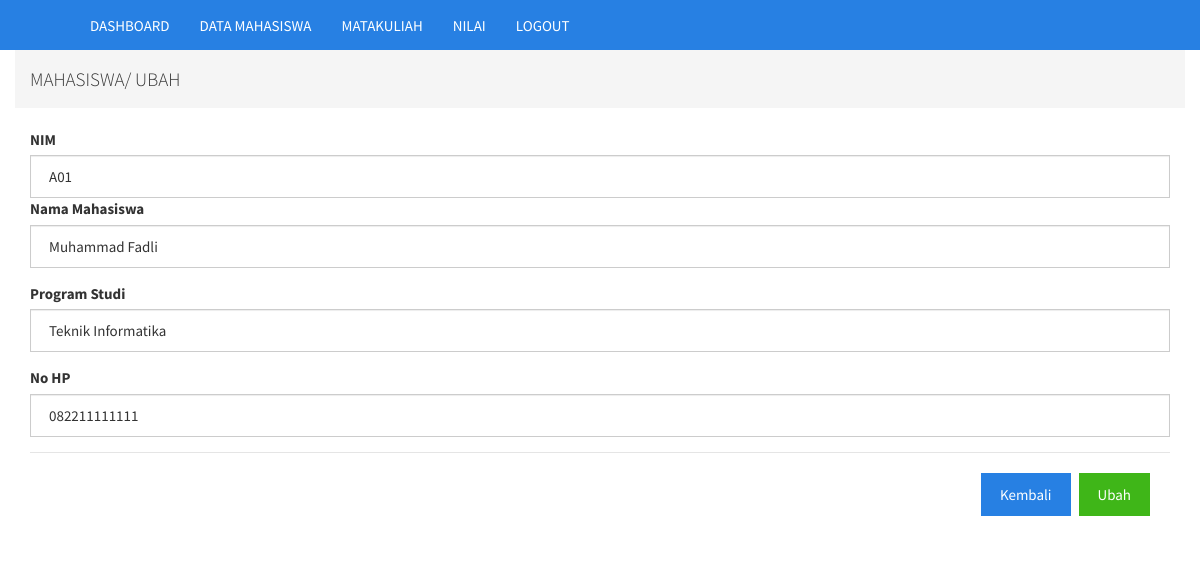
/admin/mhsaksi.php?kode=A01&aksi=ubah (signed in), run on the app's committed database.
### tables this page shows
CREATE TABLE `tbl_mhs` (
  `nim` char(20) NOT NULL,
  `nama_mhs` varchar(50) NOT NULL,
  `studi` varchar(30) NOT NULL,
  `nohp` varchar(12) NOT NULL
);

### admin/mhsaksi.php (the view)
<?php
include 'header.php';
if (isset($_GET['aksi'])) {
    if ($_GET['aksi'] == 'tambah') {
?>
        <div class="container">
            <div class="row">
                <ol class="breadcrumb">
                    <h4>DATA MAHASISWA/ TAMBAH DATA</h4>
                </ol>
            </div>
            <?php
            $carikode = $db->query("SELECT max(nim) FROM tbl_mhs");
            while ($datakode = mysqli_fetch_array($carikode, MYSQLI_BOTH)) {
                if ($datakode) {
                    $nilaikode = substr($datakode[0], 1);
                    $kode = (int) $nilaikode;
                    $kode = $kode + 1;
                    $kode_otomatis = "A" . str_pad($kode, 2, "0", STR_PAD_LEFT);
                } else {
                    $kode_otomatis = "A01";
                }
            }
            ?>
            <div class="panel-container">
                <div class="bootstrap-tabel">
                    <form action="mhsproses.php?proses=prosestambah" method="post" enctype="multipart/form-data">
                        <div class="form-group">
                            <label for="">NIM</label>
                            <input type="text" name="nim" class="form-control" value="<?php echo $kode_otomatis ?>">
                        </div>
                        <div class="form-group">
                            <label for="">Nama Mahasiswa</label>
                            <input type="text" name="nama_mhs" class="form-control" value="" placeholder="nama mahasiswa">
                        </div>
                        <div class="form-group">
                            <label for="">Program Studi</label>
                            <input type="text" name="studi" class="form-control" value="" placeholder="program studi">
                        </div>
                        <div class="form-group">
                            <label for="">No HP</label>
                            <input type="text" name="nohp" class="form-control" value="" placeholder="nomor handphone">
                        </div>
                        <div class="modal-footer">
                            <a href="mhsinput.php" class="btn btn-primary">Kembali</a>
                            <input type="submit" class="btn btn-success" value="Simpan">
                        </div>
                    </form>
                </div>
            </div>
        </div>
    <?php } elseif ($_GET['aksi'] == 'ubah') { ?>
        <div class="container">
            <div class="row">
                <ol class="breadcrumb">
                    <h4>MAHASISWA/ UBAH</h4>
                </ol>
            </div>
            <div class="panel-container">
                <div class="bootstrap-tabel">
                    <?php
                    $data = $db->query("SELECT * From tbl_mhs where nim='$_GET[kode]'");
                    while ($d = mysqli_fetch_array($data)) {
                    ?>
                        <form action="mhsproses.php?proses=ubah" method="post" enctype="multipart/form-data">
                            <div>
                                <label for="">NIM</label>
                                <input type="text" name="nim" class="form-control" value="<?php echo $d['nim'] ?>">
                            </div>
                            <div class="form-group">
                                <label for="">Nama Mahasiswa</label>
                                <input type="text" name="nama_mhs" class="form-control" value="<?php echo $d['nama_mhs'] ?>" placeholder="nama mahasiswa">
                            </div>
                            <div class="form-group">
                                <label for="">Program Studi</label>
                                <input type="text" name="studi" class="form-control" value="<?php echo $d['studi'] ?>" placeholder="Semester">
                            </div>
                            <div class="form-group">
                                <label for="">No HP</label>
                                <input type="text" name="nohp" class="form-control" value="<?php echo $d['nohp'] ?>" placeholder="Semester">
                            </div>
                            <div class="modal-footer">
                                <a href="mhsinput.php" class="btn btn-primary">Kembali</a>
                                <input type="submit" class="btn btn-success" value="Ubah">
                            </div>
                        </form>
                    <?php } ?>
                </div>
            </div>
        </div>
        <?php
}
}
        ?>

### data on the page
tbl_mhs: nim "A01", nama_mhs "Muhammad Fadli", studi "Teknik Informatika", nohp "082211111111"
